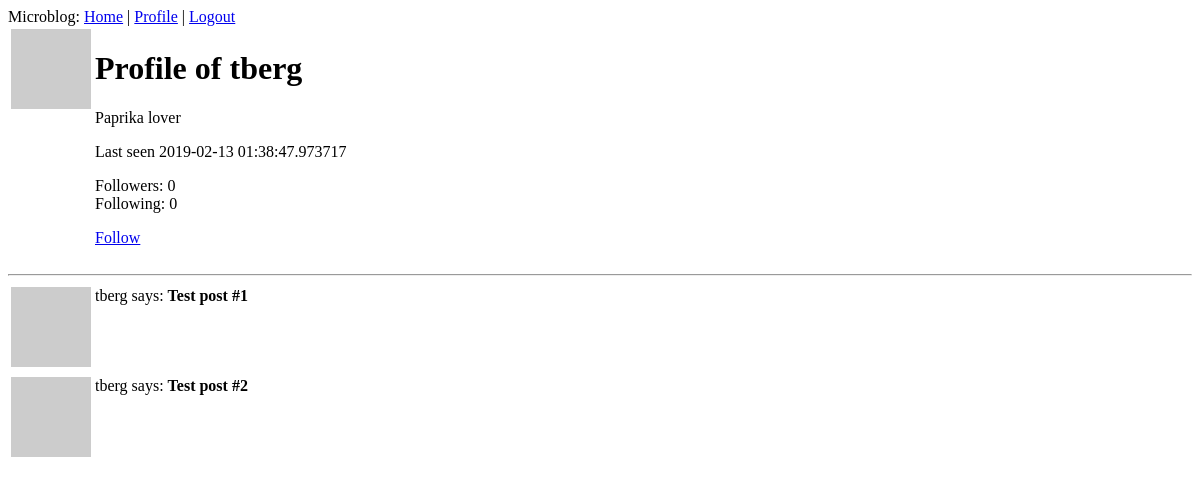
/user/tberg (signed in), run on an earlier commit of the app's database.
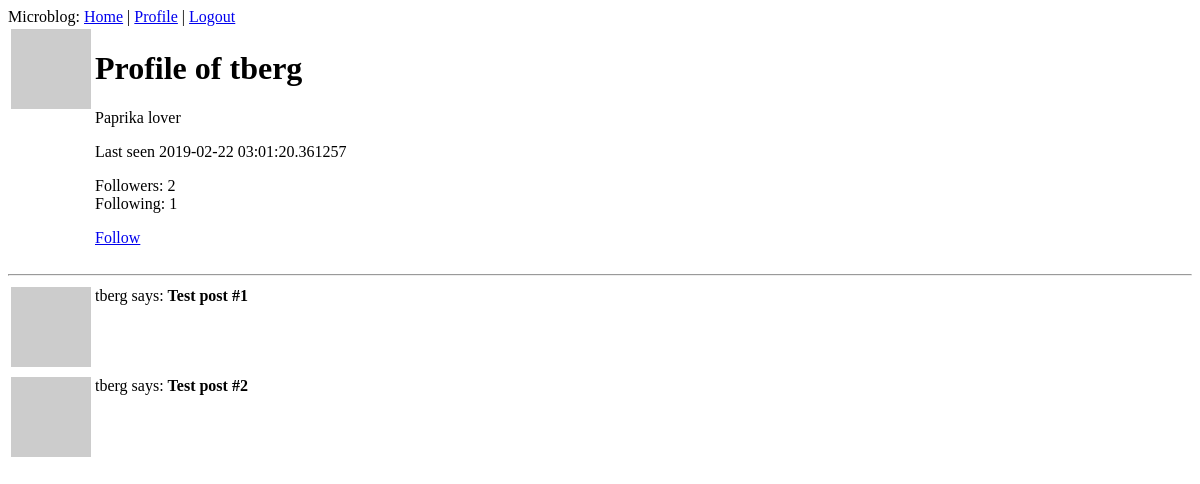
And on a later commit of the database.
### app/models.py (models this page shows, shortened)
class User(UserMixin, db.Model):
    id = db.Column(db.Integer, primary_key=True)
    username = db.Column(db.String(32), index=True, unique=True)
    email = db.Column(db.String(128), index=True, unique=True)
    password_hash = db.Column(db.String(128))
    posts = db.relationship('Post', backref='author', lazy='dynamic')
    about_me = db.Column(db.String(140))
    last_seen = db.Column(db.DateTime, default=datetime.utcnow)
    followed = db.relationship(
        'User', secondary=followers,
        primaryjoin=(followers.c.follower_id == id),  # the 'c' attribute of any table contains its columns
        secondaryjoin=(followers.c.followed_id == id),
        backref=db.backref('followers', lazy='dynamic'),
        lazy='dynamic')
    def avatar(self, size):
        digest = md5(self.email.lower().encode('utf-8')).hexdigest()  # returns a string hex code
        return 'https://www.gravatar.com/avatar/{}?s={}&d=identicon'.format(digest, size)
    def is_following(self, user):
        return self.followed.filter(followers.c.followed_id == user.id).count() > 0

### app/routes.py (the view)
@app.route('/user/<username>')
@login_required
def user(username):
    user = User.query.filter_by(username=username).first_or_404()  # if user isn't found, return a 404 error
    posts = [
        {'author': user, 'body': 'Test post #1'},
        {'author': user, 'body': 'Test post #2'}
        ]
    return render_template('user.html', user=user, posts=posts)

### app/models.py (called while the page is built)
@login.user_loader
def load_user(id):
    return User.query.get(int(id))

### app/routes.py (called while the page is built)
@app.before_request
def before_request():
    if current_user.is_authenticated:
        current_user.last_seen = datetime.utcnow()
        db.session.commit()

### app/templates/user.html
{% extends "base.html" %}
{% block content %}
    <table>
        <tr valign="top">
            <td><img src="{{ user.avatar(128) }}"></td>
            <td>
                <h1>Profile of {{ user.username }}</h1>
                {% if user.about_me %}
                    <p>{{ user.about_me }}</p>
                {% endif %}
                {% if user.last_seen %}
                    <p>Last seen {{ user.last_seen }}</p>
                {% endif %}
                <p>
                    Followers: {{ user.followers.count() }}
                    <br>
                    Following: {{ user.followed.count() }}
                </p>
                {% if user == current_user %}
                    <p><a href="{{ url_for('edit_profile') }}">Edit your profile</a></p>
                {% elif not current_user.is_following(user) %}
                    <p><a href="{{ url_for('follow', username=user.username) }}">Follow</a></p>
                {% else %}
                    <p><a href="{{ url_for('unfollow', username=user.username) }}">Unfollow</a></p>
                {% endif %}
            </td>
        </tr>
    </table>
    <hr>
    {% for post in posts %}
        {% include "_post.html" %}
    {% endfor %}
{% endblock %}

### app/templates/base.html (shortened to what this page needs)
<!DOCTYPE html>
<html lang="en">
<head>
</head>
<body>
    <div class="home">
        Microblog:
        <a href="{{ url_for('index') }}">Home</a> |
        {% if current_user.is_anonymous %}
        <a href="{{ url_for('login') }}">Login</a>
        {% else %}
        <a href="{{ url_for('user', username=current_user.username) }}">Profile</a> |
        <a href="{{ url_for('logout') }}">Logout</a>
        {% endif %}
    </div>
    {% block content %}{% endblock %}
</body>
</html>

### app/templates/_post.html
<table>
    <tr valign="top">
        <td><img src="{{ post.author.avatar(36) }}"</td>
        <td>{{ post.author.username }} says: <b>{{ post.body }}</b></td>
    </tr>
</table>

What changed in the data, as far as the page shows it:
changed User "tberg": last_seen "2019-02-13 01:38:47.973717" → "2019-02-22 03:01:20.361257"
Also different on the page:
{{ user.followers.count() }}: "0" → "2"
{{ user.followed.count() }}: "0" → "1"
